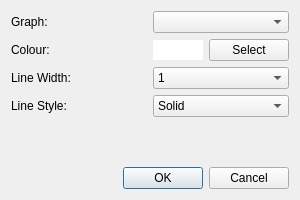
<?xml version="1.0" encoding="UTF-8"?>
<ui version="4.0">
 <class>GraphStyleDialog</class>
 <widget class="QDialog" name="GraphStyleDialog">
  <property name="geometry">
   <rect>
    <x>0</x>
    <y>0</y>
    <width>300</width>
    <height>200</height>
   </rect>
  </property>
  <property name="minimumSize">
   <size>
    <width>300</width>
    <height>200</height>
   </size>
  </property>
  <property name="maximumSize">
   <size>
    <width>300</width>
    <height>200</height>
   </size>
  </property>
  <property name="windowTitle">
   <string>Dialog</string>
  </property>
  <layout class="QVBoxLayout" name="verticalLayout_3">
   <item>
    <layout class="QHBoxLayout" name="horizontalLayout_2">
     <item>
      <layout class="QVBoxLayout" name="verticalLayout">
       <item>
        <widget class="QLabel" name="label">
         <property name="text">
          <string>Graph:</string>
         </property>
        </widget>
       </item>
       <item>
        <widget class="QLabel" name="label_2">
         <property name="text">
          <string>Colour:</string>
         </property>
        </widget>
       </item>
       <item>
        <widget class="QLabel" name="label_3">
         <property name="text">
          <string>Line Width:</string>
         </property>
        </widget>
       </item>
       <item>
        <widget class="QLabel" name="label_4">
         <property name="text">
          <string>Line Style:</string>
         </property>
        </widget>
       </item>
      </layout>
     </item>
     <item>
      <spacer name="horizontalSpacer">
       <property name="orientation">
        <enum>Qt::Horizontal</enum>
       </property>
       <property name="sizeHint" stdset="0">
        <size>
         <width>40</width>
         <height>20</height>
        </size>
       </property>
      </spacer>
     </item>
     <item>
      <layout class="QVBoxLayout" name="verticalLayout_2">
       <item>
        <widget class="QComboBox" name="graphSelectionBox"/>
       </item>
       <item>
        <layout class="QHBoxLayout" name="horizontalLayout">
         <item>
          <widget class="QLineEdit" name="colourDisplayBox">
           <property name="minimumSize">
            <size>
             <width>50</width>
             <height>20</height>
            </size>
           </property>
           <property name="maximumSize">
            <size>
             <width>50</width>
             <height>20</height>
            </size>
           </property>
           <property name="frame">
            <bool>false</bool>
           </property>
           <property name="readOnly">
            <bool>true</bool>
           </property>
          </widget>
         </item>
         <item>
          <widget class="QPushButton" name="selectColourButton">
           <property name="text">
            <string>Select</string>
           </property>
          </widget>
         </item>
        </layout>
       </item>
       <item>
        <widget class="QComboBox" name="widthSelectionBox">
         <item>
          <property name="text">
           <string>1</string>
          </property>
         </item>
         <item>
          <property name="text">
           <string>2</string>
          </property>
         </item>
         <item>
          <property name="text">
           <string>3</string>
          </property>
         </item>
         <item>
          <property name="text">
           <string>4</string>
          </property>
         </item>
        </widget>
       </item>
       <item>
        <widget class="QComboBox" name="styleSelectionBox">
         <item>
          <property name="text">
           <string>Solid</string>
          </property>
         </item>
         <item>
          <property name="text">
           <string>Dashed</string>
          </property>
         </item>
         <item>
          <property name="text">
           <string>Dotted</string>
          </property>
         </item>
         <item>
          <property name="text">
           <string>Dash Dot</string>
          </property>
         </item>
        </widget>
       </item>
      </layout>
     </item>
    </layout>
   </item>
   <item>
    <spacer name="verticalSpacer">
     <property name="orientation">
      <enum>Qt::Vertical</enum>
     </property>
     <property name="sizeHint" stdset="0">
      <size>
       <width>20</width>
       <height>1</height>
      </size>
     </property>
    </spacer>
   </item>
   <item>
    <widget class="QDialogButtonBox" name="submitButton">
     <property name="locale">
      <locale language="English" country="UnitedStates"/>
     </property>
     <property name="standardButtons">
      <set>QDialogButtonBox::Cancel|QDialogButtonBox::Ok</set>
     </property>
    </widget>
   </item>
  </layout>
 </widget>
 <tabstops>
  <tabstop>graphSelectionBox</tabstop>
  <tabstop>selectColourButton</tabstop>
  <tabstop>widthSelectionBox</tabstop>
  <tabstop>styleSelectionBox</tabstop>
 </tabstops>
 <resources/>
 <connections/>
</ui>
